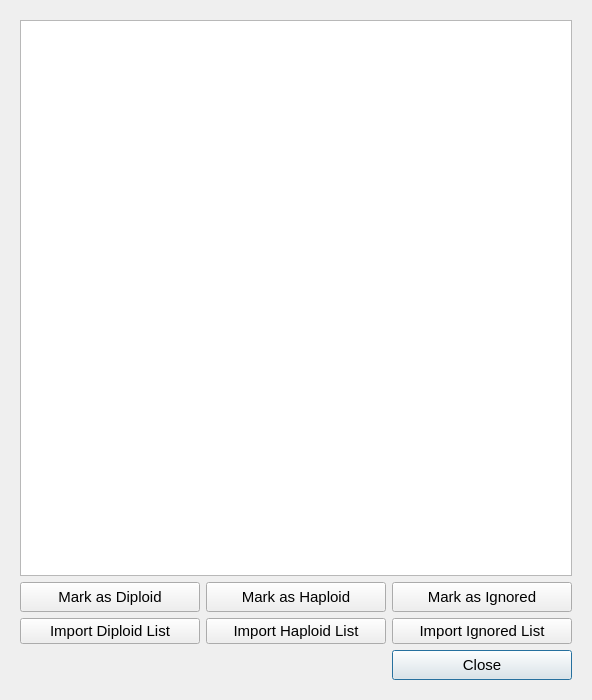
<?xml version="1.0" encoding="UTF-8"?>
<ui version="4.0">
 <class>ReferenceEditor</class>
 <widget class="QDialog" name="ReferenceEditor">
  <property name="geometry">
   <rect>
    <x>0</x>
    <y>0</y>
    <width>590</width>
    <height>700</height>
   </rect>
  </property>
  <property name="font">
   <font>
    <pointsize>11</pointsize>
   </font>
  </property>
  <property name="windowTitle">
   <string>Ploidy Editor</string>
  </property>
  <layout class="QGridLayout" name="gridLayout">
   <item row="0" column="0">
    <widget class="QStackedWidget" name="stackedWidget">
     <property name="currentIndex">
      <number>1</number>
     </property>
     <widget class="QWidget" name="page">
      <layout class="QGridLayout" name="gridLayout_3">
       <item row="4" column="0">
        <spacer name="verticalSpacer_2">
         <property name="orientation">
          <enum>Qt::Vertical</enum>
         </property>
         <property name="sizeHint" stdset="0">
          <size>
           <width>20</width>
           <height>40</height>
          </size>
         </property>
        </spacer>
       </item>
       <item row="0" column="0">
        <spacer name="verticalSpacer">
         <property name="orientation">
          <enum>Qt::Vertical</enum>
         </property>
         <property name="sizeHint" stdset="0">
          <size>
           <width>20</width>
           <height>40</height>
          </size>
         </property>
        </spacer>
       </item>
       <item row="1" column="0">
        <layout class="QHBoxLayout" name="horizontalLayout_2">
         <item>
          <widget class="QLabel" name="LoadingIcon">
           <property name="sizePolicy">
            <sizepolicy hsizetype="Minimum" vsizetype="Minimum">
             <horstretch>0</horstretch>
             <verstretch>0</verstretch>
            </sizepolicy>
           </property>
           <property name="minimumSize">
            <size>
             <width>40</width>
             <height>40</height>
            </size>
           </property>
           <property name="maximumSize">
            <size>
             <width>40</width>
             <height>40</height>
            </size>
           </property>
           <property name="text">
            <string/>
           </property>
           <property name="pixmap">
            <pixmap resource="gui_resource.qrc">:/etc/timer.png</pixmap>
           </property>
           <property name="scaledContents">
            <bool>true</bool>
           </property>
          </widget>
         </item>
        </layout>
       </item>
       <item row="2" column="0">
        <layout class="QHBoxLayout" name="horizontalLayout_3">
         <item>
          <widget class="QLabel" name="LoadingLabel">
           <property name="text">
            <string>Reading FASTA file...</string>
           </property>
           <property name="alignment">
            <set>Qt::AlignCenter</set>
           </property>
          </widget>
         </item>
        </layout>
       </item>
      </layout>
     </widget>
     <widget class="QWidget" name="page_2">
      <layout class="QGridLayout" name="gridLayout_2">
       <item row="3" column="0">
        <layout class="QHBoxLayout" name="horizontalLayout">
         <item>
          <spacer name="horizontalSpacer">
           <property name="orientation">
            <enum>Qt::Horizontal</enum>
           </property>
           <property name="sizeHint" stdset="0">
            <size>
             <width>40</width>
             <height>20</height>
            </size>
           </property>
          </spacer>
         </item>
         <item>
          <widget class="QPushButton" name="CloseButton">
           <property name="sizePolicy">
            <sizepolicy hsizetype="Minimum" vsizetype="Minimum">
             <horstretch>0</horstretch>
             <verstretch>0</verstretch>
            </sizepolicy>
           </property>
           <property name="minimumSize">
            <size>
             <width>180</width>
             <height>30</height>
            </size>
           </property>
           <property name="font">
            <font>
             <pointsize>11</pointsize>
            </font>
           </property>
           <property name="text">
            <string>Close</string>
           </property>
          </widget>
         </item>
        </layout>
       </item>
       <item row="0" column="0">
        <widget class="QTableWidget" name="tableWidget">
         <property name="selectionBehavior">
          <enum>QAbstractItemView::SelectRows</enum>
         </property>
        </widget>
       </item>
       <item row="1" column="0">
        <layout class="QHBoxLayout" name="horizontalLayout_4">
         <item>
          <widget class="QPushButton" name="DiploidButton">
           <property name="sizePolicy">
            <sizepolicy hsizetype="Minimum" vsizetype="Minimum">
             <horstretch>0</horstretch>
             <verstretch>0</verstretch>
            </sizepolicy>
           </property>
           <property name="minimumSize">
            <size>
             <width>180</width>
             <height>30</height>
            </size>
           </property>
           <property name="text">
            <string>Mark as Diploid</string>
           </property>
          </widget>
         </item>
         <item>
          <widget class="QPushButton" name="HaploidButton">
           <property name="sizePolicy">
            <sizepolicy hsizetype="Minimum" vsizetype="Minimum">
             <horstretch>0</horstretch>
             <verstretch>0</verstretch>
            </sizepolicy>
           </property>
           <property name="minimumSize">
            <size>
             <width>180</width>
             <height>30</height>
            </size>
           </property>
           <property name="text">
            <string>Mark as Haploid</string>
           </property>
          </widget>
         </item>
         <item>
          <widget class="QPushButton" name="IgnoredButton">
           <property name="sizePolicy">
            <sizepolicy hsizetype="Minimum" vsizetype="Minimum">
             <horstretch>0</horstretch>
             <verstretch>0</verstretch>
            </sizepolicy>
           </property>
           <property name="minimumSize">
            <size>
             <width>180</width>
             <height>30</height>
            </size>
           </property>
           <property name="text">
            <string>Mark as Ignored</string>
           </property>
          </widget>
         </item>
        </layout>
       </item>
       <item row="2" column="0">
        <layout class="QHBoxLayout" name="horizontalLayout_5">
         <item>
          <widget class="QPushButton" name="ImportDiploidButton">
           <property name="text">
            <string>Import Diploid List</string>
           </property>
          </widget>
         </item>
         <item>
          <widget class="QPushButton" name="ImportHaploidButton">
           <property name="text">
            <string>Import Haploid List</string>
           </property>
          </widget>
         </item>
         <item>
          <widget class="QPushButton" name="ImportIgnoredButton">
           <property name="text">
            <string>Import Ignored List</string>
           </property>
          </widget>
         </item>
        </layout>
       </item>
      </layout>
     </widget>
    </widget>
   </item>
  </layout>
 </widget>
 <resources>
  <include location="gui_resource.qrc"/>
 </resources>
 <connections/>
</ui>
